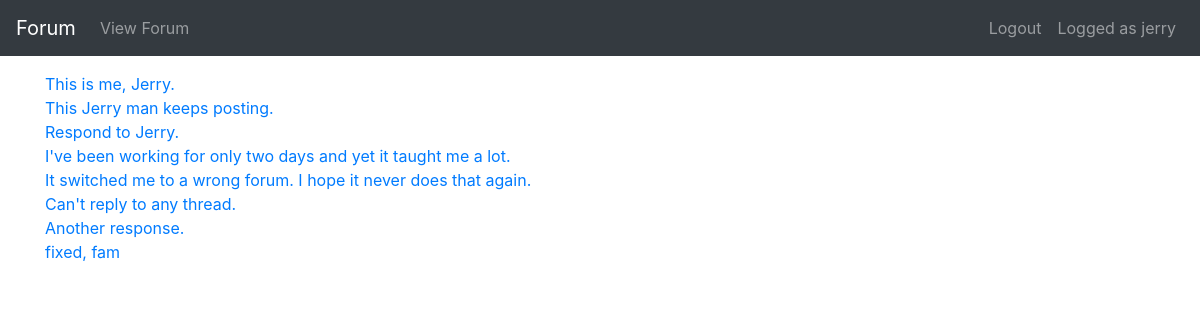
The page /forumapp/user/2 on the database as committed earlier.
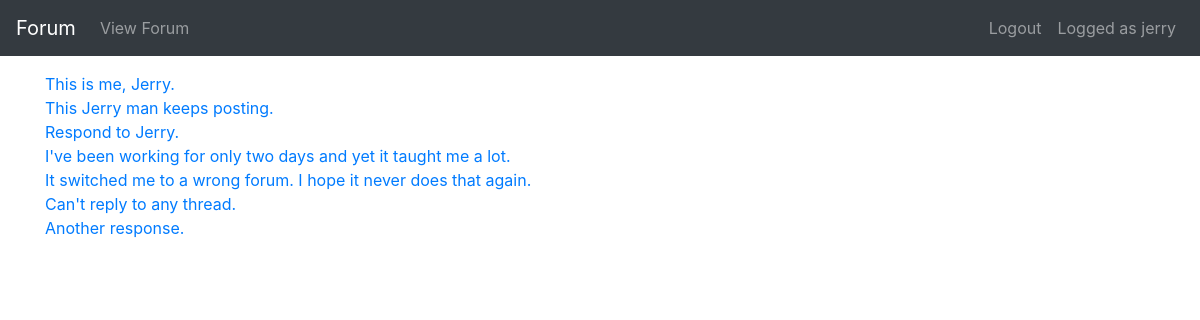
The same page on the database as committed later.
### forumapp/models.py (models this page shows)
class ThreadResponse(models.Model):
    thread = models.ForeignKey(Thread, null=True, on_delete=models.CASCADE)
    created_datetime = models.DateTimeField(null=True)
    responder = models.ForeignKey(User, null=True, on_delete=models.CASCADE)
    message = models.TextField(max_length=1000)
    class Meta:
        permissions = [
            ('can_remove_any_response', 'Can remove ANY response.')
        ]
    def __str__(self):
        return self.message

### forumapp/views.py (the view)
def user_view(request, pk):
    user = User.objects.get(id=pk)
    user_responses = ThreadResponse.objects.filter(responder=pk) \
        .exclude(thread__isnull=True)
    return render(
        request,
        'forumapp/user_view.html',
        context={
            'user': user,
            'user_responses': user_responses
        }
    )

### forumapp/templates/forumapp/user_view.html
{% extends 'forumapp/base.html' %}
{% block content %}
{% for response in user_responses %}
<div>
<a href="{% url 'thread-view' response.thread.forum.id response.thread.id %}">{{ response }}</a>
</div>
{% endfor %}
{% endblock %}

Rows that differ between the two databases and show on the page:
removed ThreadResponse: message "fixed, fam"
